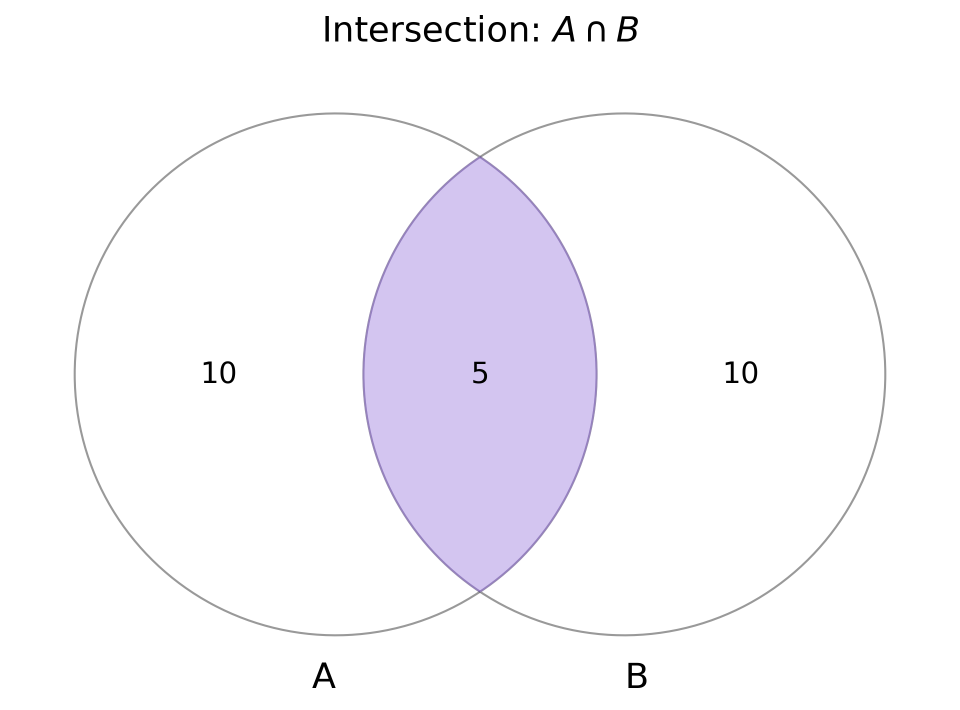
#> input picture book/figures/set_operations/intersection.png, 1919 x 1420 px (shown at 1/2 size); its folder holds 7 pictures in this run
$ python generate_set_operations.py
#> lines starting #> are read from the running program, lines starting #| are printed output that depends on the picture
#> (the call stopped at in create_intersection, `v = venn2(subsets=(10, 10, 5), set_labels=("A", "B"))`: matplotlib_venn is not available in this run)
#> (the call stopped at in create_union, `v = venn2(subsets=(10, 10, 5), set_labels=("A", "B"))`: matplotlib_venn is not available in this run)
#> (the call stopped at in create_difference, `v = venn2(subsets=(10, 10, 5), set_labels=("A", "B"))`: matplotlib_venn is not available in this run)
#!/usr/bin/env python3
"""
Generate set operation diagrams using matplotlib-venn
This script creates visualizations for various set operations and saves them to the figures directory.
"""

import os
import matplotlib.pyplot as plt
from matplotlib_venn import venn2, venn3
import numpy as np
from matplotlib.patches import Circle, Rectangle
from matplotlib.collections import PatchCollection

# Create figures directory if it doesn't exist
os.makedirs("../book/figures/set_operations", exist_ok=True)

# Set the default figure size
plt.rcParams["figure.figsize"] = (8, 6)
plt.rcParams["font.size"] = 14


def save_figure(filename):
    """Save the figure to the specified filename in the figures directory."""
#> called with filename = 'subset.png'
    filepath = f"../book/figures/set_operations/{filename}"
    plt.savefig(filepath, bbox_inches="tight", dpi=300)
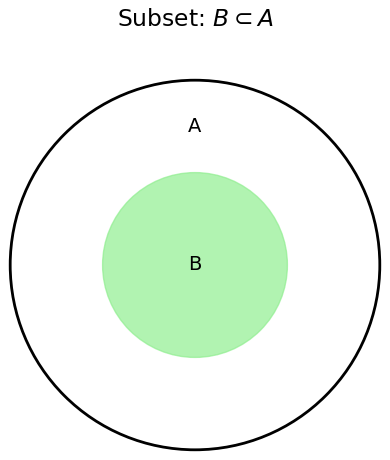
#> figure drawn by matplotlib, 1 panel
    print(f"Saved {filepath}")
    plt.close()


# 1. Intersection (A ∩ B)
def create_intersection():
    plt.figure()

    # Create Venn diagram with custom colors
    v = venn2(subsets=(10, 10, 5), set_labels=("A", "B"))

    # Set colors - only highlight intersection
    v.get_patch_by_id("10").set_color("none")  # A only - transparent
    v.get_patch_by_id("10").set_edgecolor("black")
    v.get_patch_by_id("01").set_color("none")  # B only - transparent
    v.get_patch_by_id("01").set_edgecolor("black")
    v.get_patch_by_id("11").set_color("#9370DB")  # Intersection - purple

    plt.title(r"Intersection: $A \cap B$")
    save_figure("intersection.png")


# 2. Union (A ∪ B)
def create_union():
    plt.figure()

    # Create Venn diagram
    v = venn2(subsets=(10, 10, 5), set_labels=("A", "B"))

    # Set all regions to light blue
    v.get_patch_by_id("10").set_color("#B3E0FF")  # A only
    v.get_patch_by_id("01").set_color("#B3E0FF")  # B only
    v.get_patch_by_id("11").set_color("#B3E0FF")  # Intersection

    plt.title(r"Union: $A \cup B$")
    save_figure("union.png")


# 3. Set Difference (A ∩ B^c)
def create_difference():
    plt.figure()

    # Create Venn diagram
    v = venn2(subsets=(10, 10, 5), set_labels=("A", "B"))

    # Set colors - only highlight A\B
    v.get_patch_by_id("10").set_color("#FF7F7F")  # A only - red
    v.get_patch_by_id("01").set_color("none")  # B only - transparent
    v.get_patch_by_id("01").set_edgecolor("black")
    v.get_patch_by_id("11").set_color("none")  # Intersection - transparent
    v.get_patch_by_id("11").set_edgecolor("black")

    plt.title(r"Set Difference: $A \cap B^c$ or $A \setminus B$")
    save_figure("difference.png")


# 4. Subset (B ⊂ A)
def create_subset():
    fig, ax = plt.subplots()

    # Create circles
    circle_a = plt.Circle((0.5, 0.5), 0.4, fill=False, edgecolor="black", linewidth=2)
    circle_b = plt.Circle(
        (0.5, 0.5), 0.2, fill=True, color="#90EE90", alpha=0.7
    )  # Light green

    # Add circles to plot
    ax.add_patch(circle_a)
    ax.add_patch(circle_b)

    # Add labels
    plt.text(0.5, 0.5, "B", ha="center", va="center")
    plt.text(0.5, 0.8, "A", ha="center", va="center")

    # Set plot properties
    ax.set_xlim(0, 1)
    ax.set_ylim(0, 1)
    ax.set_aspect("equal")
    ax.axis("off")

    plt.title(r"Subset: $B \subset A$")
    save_figure("subset.png")


# 5. Complement (A^c)
def create_complement():
    fig, ax = plt.subplots()

    # Create universe rectangle
    universe = Rectangle(
        (0.1, 0.1), 0.8, 0.8, fill=True, color="#FFCC99", alpha=0.5
    )  # Light orange

    # Create circle A
    circle_a = plt.Circle(
        (0.5, 0.5), 0.25, fill=True, color="white", edgecolor="black", linewidth=2
    )

    # Add shapes to plot
    ax.add_patch(universe)
    ax.add_patch(circle_a)

    # Add labels
    plt.text(0.5, 0.5, "A", ha="center", va="center")
    plt.text(0.2, 0.85, "Ω", ha="center", va="center", fontsize=16)

    # Shade the complement area
    plt.text(0.8, 0.7, "$A^c$", ha="center", va="center", fontsize=14)

    # Set plot properties
    ax.set_xlim(0, 1)
    ax.set_ylim(0, 1)
    ax.set_aspect("equal")
    ax.axis("off")

    plt.title(r"Complement: $A^c$")
    save_figure("complement.png")
#> call 2 of save_figure, with filename = 'complement.png'
#> in save_figure (call 2), `plt.savefig(filepath, bbox_inches="tight", dpi=300)`:
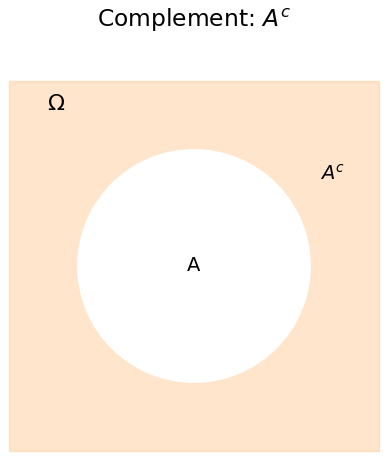
#> figure drawn by matplotlib, 1 panel


# 6. Disjoint Sets
def create_disjoint():
    plt.figure()

    # Create Venn diagram
    v = venn2(subsets=(10, 10, 0), set_labels=("A", "B"))

    # Set colors
    v.get_patch_by_id("10").set_color("#FF9999")  # A - light red
    v.get_patch_by_id("01").set_color("#99CCFF")  # B - light blue

    # Since the circles don't overlap, there's no '11' patch

    plt.title("Disjoint Sets: $A \cap B = \emptyset$")
    save_figure("disjoint.png")


# 7. Partition
def create_partition():
    fig, ax = plt.subplots()

    # Create universe as a square
    universe_size = 0.8
    x_start = 0.1
    y_start = 0.1

    # Draw universe outline
    universe = Rectangle(
        (x_start, y_start),
        universe_size,
        universe_size,
        fill=False,
        edgecolor="black",
        linestyle="-",
        linewidth=2,
    )
    ax.add_patch(universe)

    # Create a partition with four clearly separated rectangular regions
    # This approach completely eliminates any potential overlap or diagonal lines

    # Create the regions using simple rectangles for clean separation

    # Partition A - Top left rectangle
    partition_a = Rectangle(
        (x_start, y_start + universe_size / 2),  # Bottom left corner of rectangle
        universe_size / 2,  # Width
        universe_size / 2,  # Height
        fill=True,
        facecolor="#FF9999",  # Light red
        alpha=0.8,
        edgecolor="black",
        linewidth=1,
    )
    ax.add_patch(partition_a)

    # Partition B - Bottom right rectangle
    partition_b = Rectangle(
        (x_start + universe_size / 2, y_start),  # Bottom left corner of rectangle
        universe_size / 2,  # Width
        universe_size / 2,  # Height
        fill=True,
        facecolor="#99CCFF",  # Light blue
        alpha=0.8,
        edgecolor="black",
        linewidth=1,
    )
    ax.add_patch(partition_b)

    # Partition C - Bottom left rectangle
    partition_c = Rectangle(
        (x_start, y_start),  # Bottom left corner of rectangle
        universe_size / 2,  # Width
        universe_size / 2,  # Height
        fill=True,
        facecolor="#90EE90",  # Light green
        alpha=0.8,
        edgecolor="black",
        linewidth=1,
    )
    ax.add_patch(partition_c)

    # Partition D - Top right rectangle
    partition_d = Rectangle(
        (
            x_start + universe_size / 2,
            y_start + universe_size / 2,
        ),  # Bottom left corner
        universe_size / 2,  # Width
        universe_size / 2,  # Height
        fill=True,
        facecolor="#FF69B4",  # Hot pink
        alpha=0.8,
        edgecolor="black",
        linewidth=1,
    )
    ax.add_patch(partition_d)  # Add labels
    plt.text(
        x_start + universe_size / 3,
        y_start + 0.7 * universe_size,
        "A",
        ha="center",
        va="center",
        fontsize=16,
    )
    plt.text(
        x_start + 0.75 * universe_size,
        y_start + 0.25 * universe_size,
        "B",
        ha="center",
        va="center",
        fontsize=16,
    )
    plt.text(
        x_start + 0.25 * universe_size,
        y_start + 0.25 * universe_size,
        "C",
        ha="center",
        va="center",
        fontsize=16,
    )
    plt.text(
        x_start + 0.75 * universe_size,
        y_start + 0.75 * universe_size,
        "D",
        ha="center",
        va="center",
        fontsize=16,
    )

    # Add universe label
    plt.text(
        x_start - 0.05,
        y_start + universe_size + 0.05,
        "Ω",
        ha="center",
        va="center",
        fontsize=16,
    )

    # Set plot properties
    ax.set_xlim(0, 1)
    ax.set_ylim(0, 1)
    ax.set_aspect("equal")
    ax.axis("off")

    plt.title("Partition of Ω")
    save_figure("partition.png")


# 8. Symmetric Difference (A △ B)
def create_symmetric_difference():
    plt.figure()

    # Create Venn diagram
    v = venn2(subsets=(10, 10, 5), set_labels=("A", "B"))

    # Set colors
    v.get_patch_by_id("10").set_color("#FF9999")  # A only - light red
    v.get_patch_by_id("01").set_color("#99CCFF")  # B only - light blue
    v.get_patch_by_id("11").set_color("none")  # Intersection - transparent
    v.get_patch_by_id("11").set_edgecolor("black")

    plt.title(r"Symmetric Difference: $A \triangle B$")
    save_figure("symmetric_difference.png")


# Generate all diagrams
if __name__ == "__main__":
    create_intersection()
    create_union()
    create_difference()
    create_subset()
    create_complement()
    create_disjoint()
#> (the call stopped at in create_disjoint, `v = venn2(subsets=(10, 10, 0), set_labels=("A", "B"))`: matplotlib_venn is not available in this run)
    create_partition()
#> call 3 of save_figure, with filename = 'partition.png'
#> in save_figure (call 3), `plt.savefig(filepath, bbox_inches="tight", dpi=300)`:
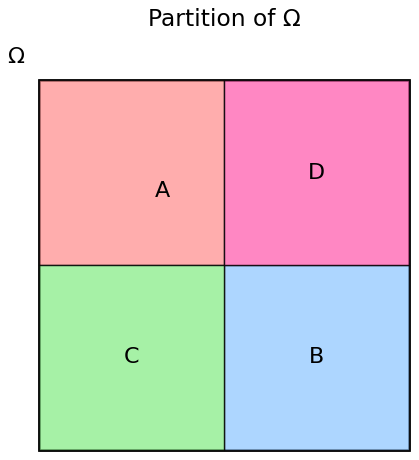
#> figure drawn by matplotlib, 1 panel
    create_symmetric_difference()
#> (the call stopped at in create_symmetric_difference, `v = venn2(subsets=(10, 10, 5), set_labels=("A", "B"))`: matplotlib_venn is not available in this run)

    # Create a combined figure showing all operations
    fig, axs = plt.subplots(2, 4, figsize=(16, 8))

    # Flatten the array for easy iteration
    axs = axs.flatten()

    # List of operations and their file names
    operations = [
        ("Intersection: $A \\cap B$", "intersection.png"),
        ("Union: $A \\cup B$", "union.png"),
        ("Set Difference: $A \\setminus B$", "difference.png"),
        ("Subset: $B \\subset A$", "subset.png"),
        ("Complement: $A^c$", "complement.png"),
        ("Disjoint Sets", "disjoint.png"),
        ("Partition of $\\Omega$", "partition.png"),
        ("Symmetric Difference: $A \\triangle B$", "symmetric_difference.png"),
    ]

    # Add each operation to the subplot
    for i, (title, filename) in enumerate(operations):
        img = plt.imread(f"../book/figures/set_operations/{filename}")
#> img is the input picture: shape (1420, 1919, 4) float32; mean R, G, B, A 0.977, 0.965, 0.99, 1
#> (the run stopped early here; a loop or call above may not have finished)
